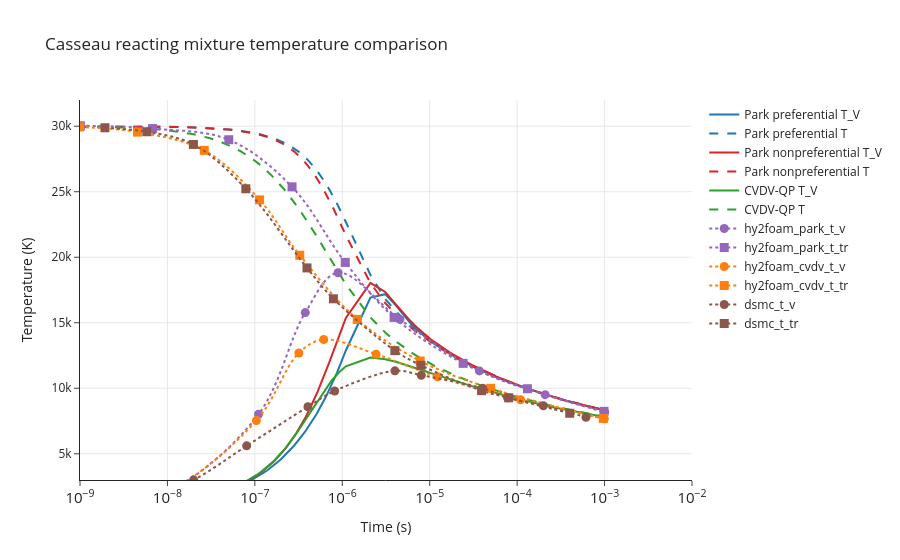
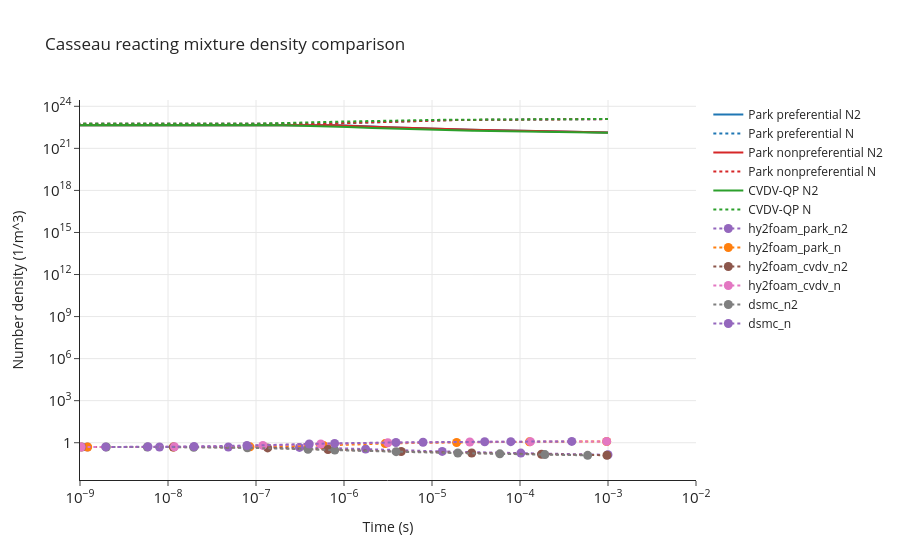

The cell these charts' notebook holds for them, in order:
### Code cell
make_reacting_temperature_comparison_plot(
    results=reacting_noneq_results,
    reference_csv=RESULTS_DIR / 'casseau_figure_3_5_temperature.csv',
    title='Casseau reacting mixture temperature comparison',
    yaxis_range=[3.0e3, 3.2e4],
    xaxis_range=[-9, -2],
)

make_reacting_density_comparison_plot(
    results=reacting_noneq_results,
    reference_csv=RESULTS_DIR / 'casseau_figure_3_5_density.csv',
    title='Casseau reacting mixture density comparison',
    xaxis_range=[-9, -2],
)

### Figure 1 — Plotly figure (JSON) as saved in the notebook; plotly's stock layout.template omitted (floating-point values rounded to 4 significant figures; data arrays with more than 128 entries replaced by an {"elided": "..."} marker saying what was removed)
{"data": [{"line": {"color": "#1f77b4"}, "mode": "lines", "name": "Park preferential T_V", "type": "scatter", "x": {"elided": "1108 float values"}, "y": {"elided": "1108 float values"}}, {"line": {"color": "#1f77b4", "dash": "dash"}, "mode": "lines", "name": "Park preferential T", "type": "scatter", "x": {"elided": "1108 float values"}, "y": {"elided": "1108 float values"}}, {"line": {"color": "#d62728"}, "mode": "lines", "name": "Park nonpreferential T_V", "type": "scatter", "x": {"elided": "1108 float values"}, "y": {"elided": "1108 float values"}}, {"line": {"color": "#d62728", "dash": "dash"}, "mode": "lines", "name": "Park nonpreferential T", "type": "scatter", "x": {"elided": "1108 float values"}, "y": {"elided": "1108 float values"}}, {"line": {"color": "#2ca02c"}, "mode": "lines", "name": "CVDV-QP T_V", "type": "scatter", "x": {"elided": "1108 float values"}, "y": {"elided": "1108 float values"}}, {"line": {"color": "#2ca02c", "dash": "dash"}, "mode": "lines", "name": "CVDV-QP T", "type": "scatter", "x": {"elided": "1108 float values"}, "y": {"elided": "1108 float values"}}, {"line": {"dash": "dot", "shape": "spline", "smoothing": 1}, "marker": {"color": "#9467bd", "size": 9, "symbol": "circle"}, "mode": "markers+lines", "name": "hy2foam_park_t_v", "type": "scatter", "x": [1.255e-09, 1.016e-08, 1.101e-07, 3.773e-07, 8.946e-07, 4.557e-06, 3.7e-05, 0.000209, 0.001004], "y": [1237.0, 2138.0, 8019.0, 15770.0, 18820.0, 15260.0, 11330.0, 9512.0, 8180.0]}, {"line": {"dash": "dot", "shape": "spline", "smoothing": 1}, "marker": {"color": "#9467bd", "size": 9, "symbol": "square"}, "mode": "markers+lines", "name": "hy2foam_park_t_tr", "type": "scatter", "x": [1.01e-09, 6.766e-09, 5.033e-08, 2.663e-07, 1.081e-06, 3.914e-06, 2.411e-05, 0.0001312, 0.0009855], "y": [30030.0, 29820.0, 28970.0, 25370.0, 19600.0, 15410.0, 11900.0, 9965.0, 8240.0]}, {"line": {"dash": "dot", "shape": "spline", "smoothing": 1}, "marker": {"color": "#ff7f0e", "size": 9, "symbol": "circle"}, "mode": "markers+lines", "name": "hy2foam_cvdv_t_v", "type": "scatter", "x": [1.209e-09, 9.691e-09, 1.041e-07, 3.185e-07, 6.135e-07, 2.437e-06, 1.228e-05, 0.0001095, 0.0009953], "y": [1177.0, 2108.0, 7536.0, 12700.0, 13720.0, 12600.0, 10880.0, 9121.0, 7667.0]}, {"line": {"dash": "dot", "shape": "spline", "smoothing": 1}, "marker": {"color": "#ff7f0e", "size": 9, "symbol": "square"}, "mode": "markers+lines", "name": "hy2foam_cvdv_t_tr", "type": "scatter", "x": [9.912e-10, 4.539e-09, 2.638e-08, 1.133e-07, 3.262e-07, 1.484e-06, 7.777e-06, 4.972e-05, 0.0009673], "y": [29940.0, 29550.0, 28160.0, 24380.0, 20150.0, 15260.0, 12080.0, 9998.0, 7697.0]}, {"line": {"dash": "dot", "shape": "spline", "smoothing": 1}, "marker": {"color": "#8c564b", "size": 9, "symbol": "circle"}, "mode": "markers+lines", "name": "dsmc_t_v", "type": "scatter", "x": [2e-09, 6.141e-09, 1.995e-08, 8.059e-08, 4.05e-07, 8.18e-07, 3.999e-06, 8.007e-06, 4.034e-05, 7.778e-05, 0.0001994, 0.0006128], "y": [1296.0, 1686.0, 3012.0, 5605.0, 8590.0, 9795.0, 11330.0, 11000.0, 9998.0, 9272.0, 8667.0, 7789.0]}, {"line": {"dash": "dot", "shape": "spline", "smoothing": 1}, "marker": {"color": "#8c564b", "size": 9, "symbol": "square"}, "mode": "markers+lines", "name": "dsmc_t_tr", "type": "scatter", "x": [1.928e-09, 5.812e-09, 1.983e-08, 7.887e-08, 3.948e-07, 7.915e-07, 3.995e-06, 7.927e-06, 3.921e-05, 8.003e-05, 0.0003994], "y": [29880.0, 29580.0, 28610.0, 25230.0, 19180.0, 16830.0, 12870.0, 11750.0, 9817.0, 9272.0, 8092.0]}], "layout": {"title": {"text": "Casseau reacting mixture temperature comparison"}, "xaxis": {"exponentformat": "power", "range": [-9, -2], "showexponent": "all", "showgrid": true, "title": {"text": "Time (s)"}, "type": "log"}, "yaxis": {"range": [3000, 32000], "showgrid": true, "title": {"text": "Temperature (K)"}}}}

### Figure 2 — Plotly figure (JSON) as saved in the notebook; plotly's stock layout.template omitted (floating-point values rounded to 4 significant figures; data arrays with more than 128 entries replaced by an {"elided": "..."} marker saying what was removed)
{"data": [{"line": {"color": "#1f77b4", "dash": "solid"}, "mode": "lines", "name": "Park preferential N2", "type": "scatter", "x": {"elided": "1108 float values"}, "y": {"elided": "1108 float values"}}, {"line": {"color": "#1f77b4", "dash": "dot"}, "mode": "lines", "name": "Park preferential N", "type": "scatter", "x": {"elided": "1108 float values"}, "y": {"elided": "1108 float values"}}, {"line": {"color": "#d62728", "dash": "solid"}, "mode": "lines", "name": "Park nonpreferential N2", "type": "scatter", "x": {"elided": "1108 float values"}, "y": {"elided": "1108 float values"}}, {"line": {"color": "#d62728", "dash": "dot"}, "mode": "lines", "name": "Park nonpreferential N", "type": "scatter", "x": {"elided": "1108 float values"}, "y": {"elided": "1108 float values"}}, {"line": {"color": "#2ca02c", "dash": "solid"}, "mode": "lines", "name": "CVDV-QP N2", "type": "scatter", "x": {"elided": "1108 float values"}, "y": {"elided": "1108 float values"}}, {"line": {"color": "#2ca02c", "dash": "dot"}, "mode": "lines", "name": "CVDV-QP N", "type": "scatter", "x": {"elided": "1108 float values"}, "y": {"elided": "1108 float values"}}, {"line": {"dash": "dot", "shape": "spline", "smoothing": 1}, "marker": {"color": "#9467bd", "size": 9}, "mode": "markers+lines", "name": "hy2foam_park_n2", "type": "scatter", "x": [1.212e-09, 8.01e-09, 4.846e-08, 3.121e-07, 1.76e-06, 1.307e-05, 0.0001023, 0.0009991], "y": [0.4984, 0.4975, 0.4966, 0.4644, 0.3507, 0.2396, 0.1812, 0.1378]}, {"line": {"dash": "dot", "shape": "spline", "smoothing": 1}, "marker": {"color": "#ff7f0e", "size": 9}, "mode": "markers+lines", "name": "hy2foam_park_n", "type": "scatter", "x": [1.222e-09, 1.152e-08, 8.548e-08, 5.85e-07, 2.934e-06, 1.903e-05, 0.000128, 0.0009662], "y": [0.4972, 0.4988, 0.5092, 0.6411, 0.8705, 1.046, 1.15, 1.222]}, {"line": {"dash": "dot", "shape": "spline", "smoothing": 1}, "marker": {"color": "#8c564b", "size": 9}, "mode": "markers+lines", "name": "hy2foam_cvdv_n2", "type": "scatter", "x": [1.042e-09, 1.152e-08, 1.356e-07, 6.578e-07, 4.469e-06, 2.827e-05, 0.0001757, 0.000973], "y": [0.4984, 0.4901, 0.4254, 0.3293, 0.237, 0.1859, 0.1512, 0.1277]}, {"line": {"dash": "dot", "shape": "spline", "smoothing": 1}, "marker": {"color": "#e377c2", "size": 9}, "mode": "markers+lines", "name": "hy2foam_cvdv_n", "type": "scatter", "x": [1.033e-09, 1.183e-08, 1.196e-07, 5.444e-07, 3.147e-06, 2.688e-05, 0.0001314, 0.0009661], "y": [0.4984, 0.5164, 0.6395, 0.8138, 0.9982, 1.128, 1.188, 1.246]}, {"line": {"dash": "dot", "shape": "spline", "smoothing": 1}, "marker": {"color": "#7f7f7f", "size": 9}, "mode": "markers+lines", "name": "dsmc_n2", "type": "scatter", "x": [1.991e-09, 5.821e-09, 1.962e-08, 7.966e-08, 3.898e-07, 7.856e-07, 3.912e-06, 1.965e-05, 5.903e-05, 0.000192, 0.0005869], "y": [0.496, 0.4925, 0.4764, 0.4316, 0.3392, 0.298, 0.2294, 0.1834, 0.161, 0.1425, 0.1251]}, {"line": {"dash": "dot", "shape": "spline", "smoothing": 1}, "marker": {"color": "#9467bd", "size": 9}, "mode": "markers+lines", "name": "dsmc_n", "type": "scatter", "x": [1.956e-09, 5.925e-09, 1.978e-08, 7.886e-08, 4.027e-07, 7.826e-07, 3.892e-06, 7.91e-06, 3.971e-05, 7.858e-05, 0.0003876], "y": [0.501, 0.5125, 0.5403, 0.6282, 0.8176, 0.8966, 1.04, 1.085, 1.163, 1.184, 1.237]}], "layout": {"title": {"text": "Casseau reacting mixture density comparison"}, "xaxis": {"exponentformat": "power", "range": [-9, -2], "showexponent": "all", "showgrid": true, "title": {"text": "Time (s)"}, "type": "log"}, "yaxis": {"exponentformat": "power", "showexponent": "all", "showgrid": true, "title": {"text": "Number density (1/m^3)"}, "type": "log"}}}
